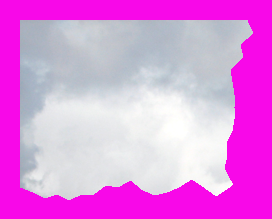
#> input picture JigsawNet/Examples/MIT_ex/fragment_0001.png, 272 x 219 px, found by its file name
$ python PairwiseAlignment2Image.py
#> lines starting #> are read from the running program, lines starting #| are printed output that depends on the picture; after the words box and inside, x2 and y2 are one past the last pixel; in counts of white or black regions, pixels touching at a corner belong together
#> further down, src is the input picture: shape (219, 272, 3); mean B, G, R 224.2, 134.9, 224.6
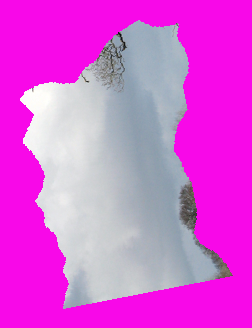
#> input picture dataset/MIT_ex/fragment_0002.png, 252 x 328 px, found by its file name
#> further down, dst is the input picture: shape (328, 252, 3); mean B, G, R 215.6, 88.1, 218.1
'''
Convert pairwise alignment transformation to one stitched image
'''

import cv2
import numpy as np

'''
transform dst to src
'''
# [144 lines left out: functions FusionImage2, fusion_image, not called in this run]


def FusionImage2(src, dst, transform, bg_color=[0,0,0]):
    black_bg = [0,0,0]
    if bg_color!=black_bg:
        src[np.where((src == bg_color).all(axis=2))] = [0,0,0]
        dst[np.where((dst == bg_color).all(axis=2))] = [0, 0, 0]

    color_indices = np.where((dst != black_bg).any(axis=2))
#> color_indices = 82656 positions, rows 0 to 327, columns 0 to 251
    color_pt_num = len(color_indices[0])
#> color_pt_num = 82656
    one = np.ones(color_pt_num)

    color_indices = list(color_indices)
#> color_indices = 2 items
    color_indices.append(one)
    color_indices = np.array(color_indices)

    transformed_lin_pts = np.matmul(transform, color_indices)
    # bounding box after transform
    try:
        dst_min_row = np.floor(np.min(transformed_lin_pts[0])).astype(int)
#> dst_min_row = 120
        dst_min_col = np.floor(np.min(transformed_lin_pts[1])).astype(int)
#> dst_min_col = -36
        dst_max_row = np.ceil(np.max(transformed_lin_pts[0])).astype(int)
#> dst_max_row = 431
        dst_max_col = np.ceil(np.max(transformed_lin_pts[1])).astype(int)
#> dst_max_col = 335
    except ValueError:
        return []       # the src or dst image has the same color with background. e.g totally black.

    # global bounding box
    src_color_indices = np.where((src != black_bg).any(axis=2))
#> src_color_indices = 59568 positions, rows 0 to 218, columns 0 to 271
    try:
        src_min_row = np.floor(np.min(src_color_indices[0])).astype(int)
#> src_min_row = 0
        src_min_col = np.floor(np.min(src_color_indices[1])).astype(int)
#> src_min_col = 0
        src_max_row = np.ceil(np.max(src_color_indices[0])).astype(int)
#> src_max_row = 218
        src_max_col = np.ceil(np.max(src_color_indices[1])).astype(int)
#> src_max_col = 271
    except ValueError:
        return []       # the src or dst image has the same color with background. e.g totally black.

    min_row = min(dst_min_row, src_min_row)
#> min_row = 0
    max_row = max(dst_max_row, src_max_row)
#> max_row = 431
    min_col = min(dst_min_col, src_min_col)
#> min_col = -36
    max_col = max(dst_max_col, src_max_col)
#> max_col = 335

    offset_row = -min_row
#> offset_row = 0
    offset_col = -min_col
#> offset_col = 36

    offset_transform = np.float32([[1,0,offset_col],[0,1,offset_row]])
#> offset_transform = [[1, 0, 36], [0, 1, 0]]
    dst_transform = np.matmul(np.matrix([[1,0,offset_row],[0,1,offset_col],[0,0,1]]), transform)
#> dst_transform = [[-0.195, 0.981, 184.4], [-0.981, -0.195, 370.4], [0, 0, 1]]
    # convert row, col to opencv x,y
    dst_transform = np.float32([[dst_transform[0,0], dst_transform[1,0], dst_transform[1,2]], [dst_transform[0,1], dst_transform[1,1], dst_transform[0,2]]])
#> dst_transform = [[-0.195, -0.981, 370.4], [0.981, -0.195, 184.4]]

    src_transformed = cv2.warpAffine(src, offset_transform, (max_col-min_col, max_row-min_row))
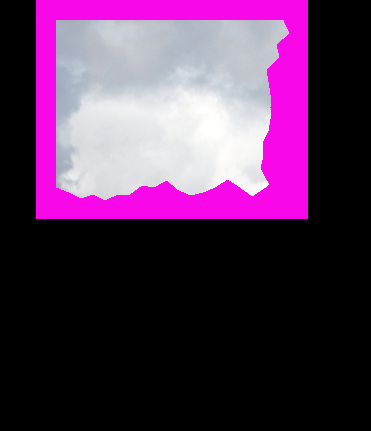
#> src_transformed: shape (431, 371, 3); mean B, G, R 83.5, 50.2, 83.7
    dst_transformed = cv2.warpAffine(dst, dst_transform, (max_col-min_col, max_row-min_row))
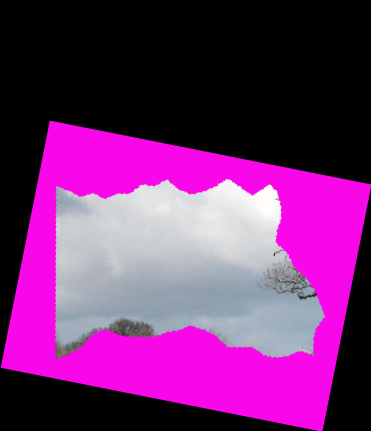
#> dst_transformed: shape (431, 371, 3); mean B, G, R 111.4, 45.6, 112.7

    # overlap detection
    a = np.all(src_transformed == black_bg, axis=2)
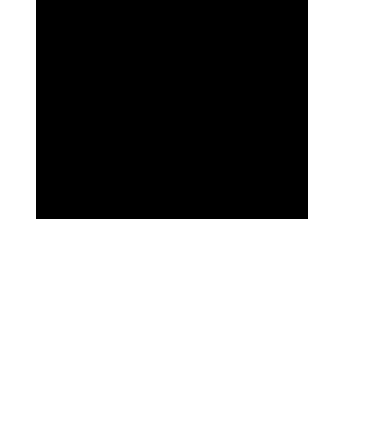
#> a: shape (431, 371) bool; 62.7% white; 1 black region, box (x1, y1, x2, y2) and area: (36, 0, 308, 219) 59568
    b = np.all(dst_transformed != black_bg, axis=2)
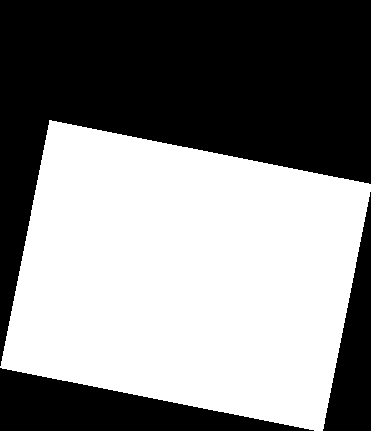
#> b: shape (431, 371) bool; 52% white; 3 black regions, box (x1, y1, x2, y2) and area: (0, 0, 371, 366) 60969, (0, 368, 314, 431) 9960, (323, 192, 371, 431) 5797
    d = np.where(np.all(src_transformed != black_bg, axis=2))
#> d = 59568 positions, rows 0 to 218, columns 36 to 307
    f = np.where(b)
#> f = 83175 positions, rows 120 to 430, columns 0 to 370
    src_roi_min_row = np.floor(np.min(d[0]))
#> src_roi_min_row = 0
    src_roi_min_col = np.floor(np.min(d[1]))
#> src_roi_min_col = 36
    src_roi_max_row = np.ceil(np.max(d[0]))
#> src_roi_max_row = 218
    src_roi_max_col = np.ceil(np.max(d[1]))
#> src_roi_max_col = 307

    dst_roi_min_row = np.floor(np.min(f[0]))
#> dst_roi_min_row = 120
    dst_roi_min_col = np.floor(np.min(f[1]))
#> dst_roi_min_col = 0
    dst_roi_max_row = np.ceil(np.max(f[0]))
#> dst_roi_max_row = 430
    dst_roi_max_col = np.ceil(np.max(f[1]))
#> dst_roi_max_col = 370

    min_roi_row = max(src_roi_min_row, dst_roi_min_row)
#> min_roi_row = 120
    max_roi_row = min(src_roi_max_row, dst_roi_max_row)
#> max_roi_row = 218
    min_roi_col = max(src_roi_min_col, dst_roi_min_col)
#> min_roi_col = 36
    max_roi_col = min(src_roi_max_col, dst_roi_max_col)
#> max_roi_col = 307

    cols, rows = max_col-min_col, max_row-min_row
#> cols = 371; rows = 431
    new_min_row_ratio = min_roi_row/rows
#> new_min_row_ratio = 0.278
    new_min_col_ratio = min_roi_col/cols
#> new_min_col_ratio = 0.097
    new_max_row_ratio = max_roi_row/rows
#> new_max_row_ratio = 0.506
    new_max_col_ratio = max_roi_col/cols
#> new_max_col_ratio = 0.827
    roi = (new_min_col_ratio, new_min_row_ratio, new_max_col_ratio, new_max_row_ratio)
#> roi = (0.097, 0.278, 0.827, 0.506)


    c = np.logical_and(a, b)
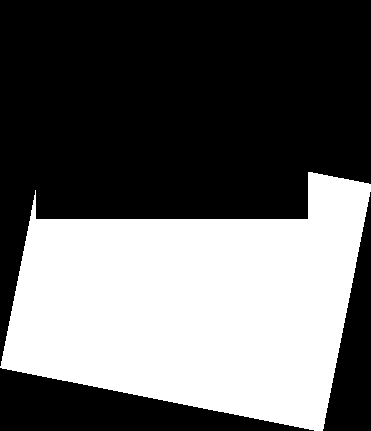
#> c: shape (431, 371) bool; 39.6% white; 1 white region, box (x1, y1, x2, y2) and area: (0, 172, 371, 431) 63359
    c = c.reshape((c.shape[0], c.shape[1]))
    non_overlap_indices = np.where(c)
#> non_overlap_indices = 63359 positions, rows 172 to 430, columns 0 to 370
    if len(np.where(b)[0]) == 0:
        assert False and "no valid pixels in transformed dst image, please check the transform process"
    else:
        overlap_ratio = 1 - len(non_overlap_indices[0]) / len(np.where(b)[0])
#> overlap_ratio = 0.238

    # fusion
    bg_indices = np.where(a)
#> bg_indices = 100333 positions, rows 0 to 430, columns 0 to 370
    src_transformed[bg_indices] = dst_transformed[bg_indices]
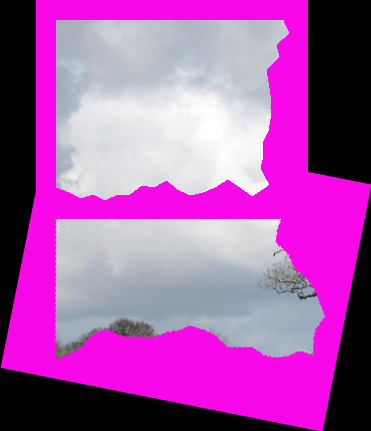
#> src_transformed: shape (431, 371, 3); mean B, G, R 166.7, 86, 167

    offset_transform_matrix = np.float32([[1, 0, offset_row], [0, 1, offset_col], [0,0,1]])
#> offset_transform_matrix = [[1, 0, 0], [0, 1, 36], [0, 0, 1]]
    return [src_transformed, overlap_ratio, offset_transform_matrix, roi]


if __name__=="__main__":
    src = cv2.imread("/work/csl/code/piece/dataset/MIT_ex/fragment_0001.png")
    dst = cv2.imread("/work/csl/code/piece/dataset/MIT_ex/fragment_0002.png")
    transform = np.float32([[-0.194909, 0.980821, 184.420000], [-0.980821, -0.194909, 334.444000], [0, 0, 1]])
    item = FusionImage2(src, dst, transform)
#> item = 4 items
    cv2.imshow('Result', item[0])
    cv2.waitKey(0)
    cv2.destroyAllWindows()
